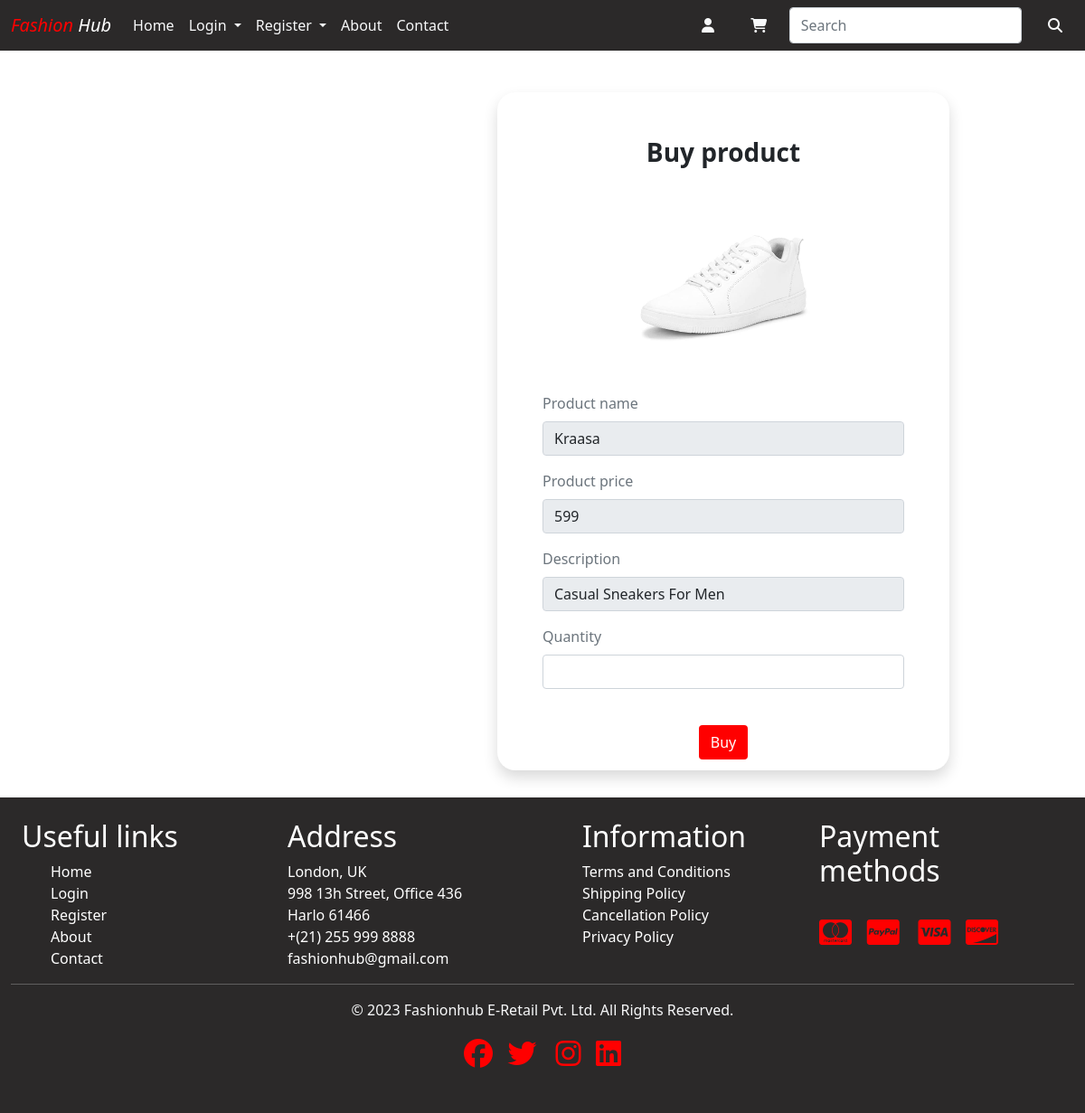
/ecommerceapp/cartbuy/90, run on the app's committed database.
### ecommerceapp/models.py (models this page shows, shortened)
class cart(models.Model):
    productname = models.CharField(max_length=30)
    productprice = models.IntegerField()
    description = models.CharField(max_length=100)
    productimage = models.ImageField()
    userid = models.IntegerField()

### ecommerceapp/views.py (the view, shortened to what this page needs)
# urls.py: path('cartbuy/<int:id>',cartbuy),
def cartbuy(request,id):
    a=cart.objects.get(id=id)
    im = str(a.productimage).split('/')[-1]
    return render(request,"buy.html",{'a':a,'im':im})

### ecommerceapp/templates/buy.html (shortened to what this page needs)
<!DOCTYPE html>
<html lang="en">
{% load static%}
<head>
    <link href="https://cdn.jsdelivr.net/npm/bootstrap@5.0.2/dist/css/bootstrap.min.css" rel="stylesheet">
</head>
<body>
<div><header>
      <nav class="navbar fixed-top navbar-expand-lg">
        <div class="container-fluid">
          <a class="navbar-brand" href="http://127.0.0.1:8000/"><i style="color:red">Fashion</i> <i style="color:white">Hub</i></a>
          <div  id="a" class="collapse navbar-collapse" id="navbarSupportedContent">
            <ul class="navbar-nav me-auto mb-2 mb-lg-0">
              <li class="nav-item " >
                <a class="nav-link text-light" href="http://127.0.0.1:8000/ecommerceapp/home/">Home</a>
              </li>
              <li class="nav-item dropdown">
                <a class="nav-link text-light dropdown-toggle" href="#" id="navbarDropdown" role="button" data-bs-toggle="dropdown" aria-expanded="false">
                  Login
                </a>
              </li>
              <li class="nav-item dropdown">
                <a class="nav-link text-light dropdown-toggle" href="#" id="navbarDropdown" role="button" data-bs-toggle="dropdown" aria-expanded="false">
                  Register
                </a>
              </li>
              <li class="nav-item">
                <a class="nav-link text-light" href="http://127.0.0.1:8000/ecommerceapp/about/">About</a>
              </li>
              <li class="nav-item">
                <a class="nav-link text-light" href="http://127.0.0.1:8000/ecommerceapp/contact/">Contact</a>
              </li>
            </ul>
            <form class="d-flex">
                 <a  class="nav-link text-light" href="http://127.0.0.1:8000/ecommerceapp/userinter/"><i class="fa-solid fa-user fa-1x"></i></a>&nbsp;&nbsp;
                <a  class="nav-link text-light" href=http://127.0.0.1:8000/ecommerceapp/cartdisplay/"><i class="fa-solid fa-cart-shopping fa-1x"></i></a>&nbsp;&nbsp;
              <input class="form-control me-2" type="search" placeholder="Search" aria-label="Search">&nbsp;&nbsp;
            <button class="btn text-light"><i class=" fa-sharp fa-solid fa-magnifying-glass"></i></button>
            </form>
          </div>
        </div>
      </nav>
          </header>
    <br><br><br>
    <div  id="b" class="bg-white shadow">
            <h3 align="center"><strong>
                Buy product
            </strong> </h3><br>
           <form method="post" enctype="multipart/form-data">{% csrf_token %}
                 <div class="mb-3">
<center>
              <img src="{% static im%}" height="200px" width="200px">
</center>
          </div>
                <div class="mb-3">
            <label for="exampleFormControlInput1" class="form-label text-secondary">Product name</label><br>
            <input type="text" class="form-control" id="exampleFormControlInput1" name="productname" value="{{a.productname}}" readonly>
          </div>
          <div class="mb-3">
            <label for="exampleFormControlInput2" class="form-label text-secondary">Product price</label>
            <input type="number" class="form-control" id="exampleFormControlInput2" name="productprice" value="{{a.productprice}}" readonly>
          </div>
          <div class="mb-3">
            <label for="exampleFormControlInput3" class="form-label text-secondary">Description</label>
            <input type="text" class="form-control" id="exampleFormControlInput3" name="description" value="{{a.description}}" readonly>
          </div>
         <div class="mb-3">
            <label for="exampleFormControlInput4" class="form-label text-secondary">Quantity</label>
            <input type="number" class="form-control" id="exampleFormControlInput4" name="quantity">
          </div>
        <center>
          <div class="mb-3">
      <br>
      <button type="submit" class="btn" style="background-color:red;color:white">Buy</button>
        </center>
         </form>
        </div>
   <div class="row p-4"  style="background-color: rgb(43, 41, 41);color:white;">
  <div class="col-lg-3 col-md-6 col-sm-12">
    <h2>Useful links</h2>
    <ul type="none">
      <li><a href="home.html"  class="p">Home</a></li>
      <li><a href="login.html"  class="p">Login</a></li>
      <li><a href="register.html"  class="p">Register</a></li>
      <li><a href="about.html"  class="p">About</a></li>
      <li><a href="contact.html"  class="p">Contact</a></li>
    </ul>
  </div>
  <div class="col-lg-3 col-md-6 col-sm-12">
    <h2>Address</h2>
    <p>London, UK<br>
      998 13h Street, Office 436<br>
      Harlo 61466<br>
      +(21) 255 999 8888<br>
      fashionhub@gmail.com</p>
  </div>
  <div class="col-lg-3 col-md-6 col-sm-12">
    <ul type="none">
      <h2>Information</h2>
      <li><a class="c" href="#">Terms and Conditions</a></li>
       <li><a class="c" href="#">Shipping Policy</a></li>
       <li><a class="c" href="#">Cancellation Policy</a></li>
       <li><a class="c" href="#">Privacy Policy</a></li>
     </ul>
  </div>
  <div class="col-lg-3 col-md-6 col-sm-12">
      <h2>Payment methods</h2>
      <br>
      <i class="fa-brands fa-cc-mastercard fa-2x"></i>&nbsp;&nbsp;&nbsp;
      <i class="fa-brands fa-cc-paypal fa-2x"></i>&nbsp;&nbsp; &nbsp;
      <i class="fa-brands fa-cc-visa fa-2x"></i>&nbsp;&nbsp;&nbsp;
      <i class="fa-brands fa-cc-discover fa-2x"></i><br><br>
  </div>
  <hr>
  <center><p class="pb-1 text-light"> © 2023 Fashionhub E-Retail Pvt. Ltd. All Rights Reserved.</p>
    <div class="container" >
    <i class="fa-brands fa-facebook fa-2x"></i>&nbsp;&nbsp;&nbsp;
    <i class="fa-brands fa-twitter fa-2x"></i>&nbsp;&nbsp; &nbsp;
    <i class="fa-brands fa-instagram fa-2x"></i>&nbsp;&nbsp;&nbsp;
    <i class="fa-brands fa-linkedin fa-2x"></i><br><br>
    </div>
    </center>
</div>
</body>
</html>

### ecommerceapp/templates/buy.html (style rules this page uses)
#b { height:750px; width:500px; padding:50px; margin:30px 550px; border: 2px; border-radius: 20px; }
.navbar { background-color: rgb(43, 41, 41); }
.c { text-decoration: none; color:white; }
.fa-brands { color: red; }
.p { text-decoration: none; color:white; }

### data on the page
cart: productname "Kraasa", productprice "599", description "Casual Sneakers For Men"
